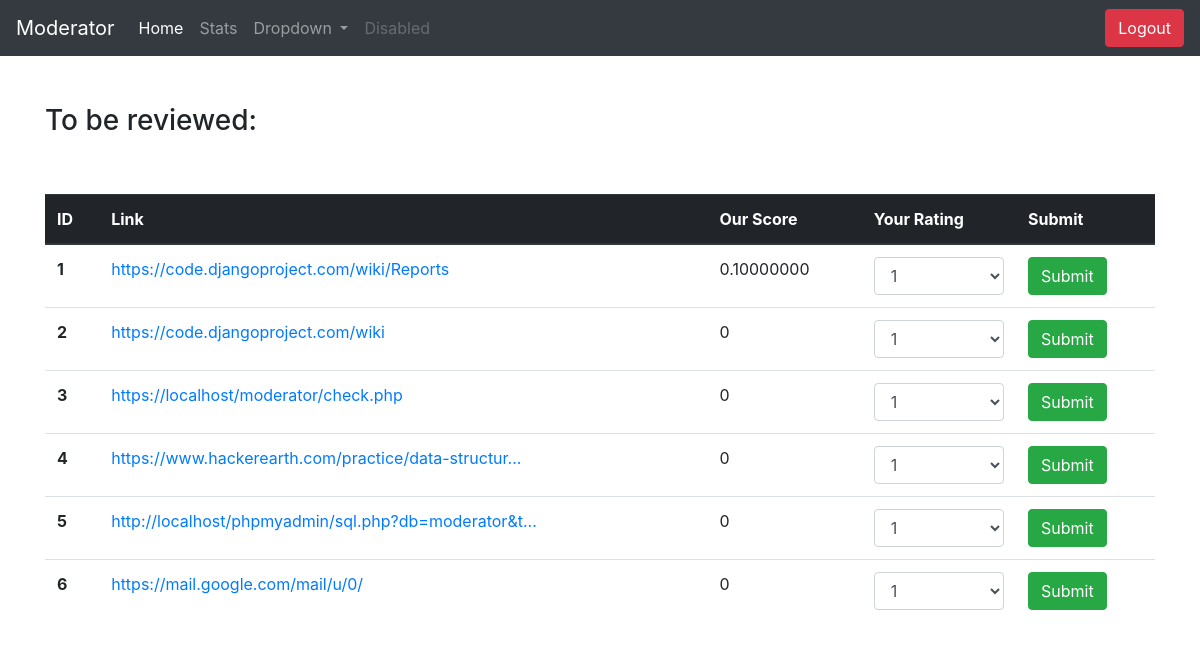
/home.php (signed in), run on the app's committed database.
### tables this page shows
CREATE TABLE `info` (
  `id` int(20) NOT NULL,
  `url` varchar(500) NOT NULL,
  `score` varchar(10) NOT NULL,
  `magnitude` varchar(10) NOT NULL,
  `reviewed` int(50) NOT NULL DEFAULT '0',
  `scholar_score` float(10,3) DEFAULT '0.000',
  `daily_count` int(50) NOT NULL DEFAULT '1',
  `lifetime_count` int(50) NOT NULL DEFAULT '1'
);

### home.php (the view, shortened to what this page needs)
<?php
include("db_connect.php");
?>
<!doctype html>
<html lang="en">
  <head>
    <link rel="stylesheet" href="https://maxcdn.bootstrapcdn.com/bootstrap/4.0.0/css/bootstrap.min.css">
  </head>
  <body>
    <?php
    include("navbar.php");
    $sql = "SELECT * FROM info ORDER BY score DESC";
    $result = $con->query($sql);
    $i=1;
    ?>
    <div class="container">
      <div class="row">
        <div class="col-lg-12">
          <h3>To be reviewed:</h3><br /><br />
          <table class="table">
            <thead class="thead-dark">
              <tr>
                <th scope="col">ID</th>
                <th scope="col">Link</th>
                <th scope="col">Our Score</th>
                <th scope="col">Your Rating</th>
                <th scope="col">Submit</th>
              </tr>
            </thead>
            <tbody>
              <?php
                while($row = $result->fetch_assoc()) {?>
                  <tr>
                    <th scope="row"><?php echo $i++;?></th>
                    <td><a href="<?php echo $row['url'];?>"><?php echo custom_echo($row['url'],50);?></a></td>
                    <td><?php echo $row['score'];?></td>
                    <td>
                        <select class="form-control" id="<?php echo $row['id'];?>">
                          <option>1</option>
                        </select>
                      </td>
                      <td>
                        <button class="btn btn-success" onclick="send(<?php echo $row['id'];?>)">Submit</button>
                      </td>
                  </tr>
                <?php
                }
               ?>
            </tbody>
          </table>
        </div>
      </div>
    </div>
  </body>
</html>

### navbar.php (shortened to what this page needs)
<nav class="navbar navbar-expand-lg navbar-dark bg-dark">
  <a class="navbar-brand" href="#">Moderator</a>
  <div class="collapse navbar-collapse" id="navbarSupportedContent">
    <ul class="navbar-nav mr-auto">
      <li class="nav-item active">
        <a class="nav-link" href="https://localhost/moderator/home.php">Home <span class="sr-only">(current)</span></a>
      </li>
      <li class="nav-item">
        <a class="nav-link" href="https://localhost/moderator/stats.php">Stats <span class="sr-only">(current)</span></a>
      </li>
      <li class="nav-item dropdown">
        <a class="nav-link dropdown-toggle" href="#" id="navbarDropdown" role="button" data-toggle="dropdown" aria-haspopup="true" aria-expanded="false">
          Dropdown
        </a>
      </li>
      <li class="nav-item">
        <a class="nav-link disabled" href="#">Disabled</a>
      </li>
    </ul>
      <a href="https://localhost/moderator/logout.php"><button class="btn btn-danger">Logout</button></a>
  </div>
</nav><br /><br />

### db_connect.php (shortened to what this page needs)
<?php
function custom_echo($x, $length)
{
  if(strlen($x)<=$length)
  {
    echo $x;
  }
  else
  {
    $y=substr($x,0,$length) . '...';
    echo $y;
  }
}
?>

### data on the page
info: url "https://code.djangoproject.com/wiki/Reports", score "0.10000000", id "1"
info: url "https://code.djangoproject.com/wiki", score "0", id "1"
info: url "https://localhost/moderator/check.php", score "0", id "1"
info: url "https://www.hackerearth.com/practice/data-structur...", score "0", id "1"
info: url "http://localhost/phpmyadmin/sql.php?db=moderator&t...", score "0", id "1"
info: url "https://mail.google.com/mail/u/0/", score "0", id "1"
